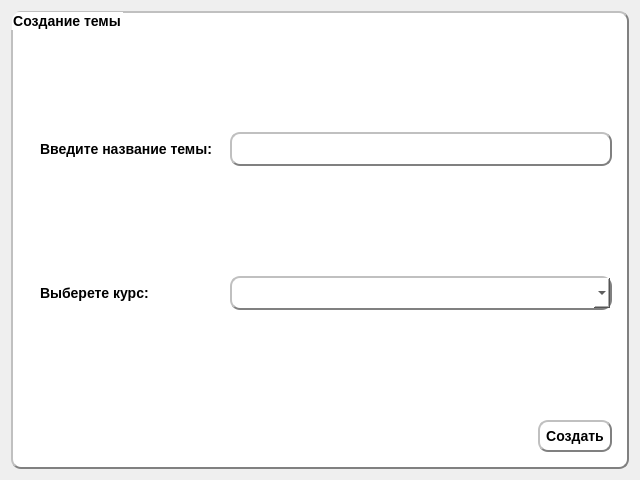
<?xml version="1.0" encoding="UTF-8"?>
<ui version="4.0">
 <class>topicedit</class>
 <widget class="QDialog" name="topicedit">
  <property name="geometry">
   <rect>
    <x>0</x>
    <y>0</y>
    <width>640</width>
    <height>480</height>
   </rect>
  </property>
  <property name="minimumSize">
   <size>
    <width>640</width>
    <height>480</height>
   </size>
  </property>
  <property name="windowTitle">
   <string>Dialog</string>
  </property>
  <property name="styleSheet">
   <string notr="true"/>
  </property>
  <layout class="QVBoxLayout" name="verticalLayout_3">
   <item>
    <widget class="QGroupBox" name="groupBox">
     <property name="font">
      <font>
       <pointsize>-1</pointsize>
       <weight>75</weight>
       <italic>false</italic>
       <bold>true</bold>
      </font>
     </property>
     <property name="styleSheet">
      <string notr="true">
QPushButton:pressed {
     background-color: grey;
     border-style: inset;
 }
QToolButton:pressed {
     background-color: grey;
     border-style: inset;
 }QWidget {
	background-color: white;
     border-style: outset;
     border-width: 2px;
     border-radius: 10px;
     border-color: gray;
     font: bold 14px;
  
     padding: 6px;}</string>
     </property>
     <property name="title">
      <string>Создание темы</string>
     </property>
     <layout class="QVBoxLayout" name="verticalLayout">
      <item>
       <layout class="QFormLayout" name="formLayout">
        <item row="1" column="0">
         <widget class="QLabel" name="label">
          <property name="font">
           <font>
            <pointsize>-1</pointsize>
            <weight>75</weight>
            <italic>false</italic>
            <bold>true</bold>
           </font>
          </property>
          <property name="styleSheet">
           <string notr="true">border-color: white;</string>
          </property>
          <property name="text">
           <string>Введите название темы:</string>
          </property>
         </widget>
        </item>
        <item row="1" column="1">
         <widget class="QLineEdit" name="lineEdit">
          <property name="font">
           <font>
            <pointsize>-1</pointsize>
            <weight>75</weight>
            <italic>false</italic>
            <bold>true</bold>
           </font>
          </property>
          <property name="text">
           <string/>
          </property>
         </widget>
        </item>
        <item row="3" column="0">
         <widget class="QLabel" name="label_4">
          <property name="font">
           <font>
            <pointsize>-1</pointsize>
            <weight>75</weight>
            <italic>false</italic>
            <bold>true</bold>
           </font>
          </property>
          <property name="styleSheet">
           <string notr="true">border-color: white;</string>
          </property>
          <property name="text">
           <string>Выберете курс:</string>
          </property>
         </widget>
        </item>
        <item row="3" column="1">
         <widget class="QComboBox" name="comboBox_2"/>
        </item>
        <item row="2" column="1">
         <spacer name="verticalSpacer">
          <property name="orientation">
           <enum>Qt::Vertical</enum>
          </property>
          <property name="sizeHint" stdset="0">
           <size>
            <width>20</width>
            <height>40</height>
           </size>
          </property>
         </spacer>
        </item>
        <item row="4" column="1">
         <spacer name="verticalSpacer_2">
          <property name="orientation">
           <enum>Qt::Vertical</enum>
          </property>
          <property name="sizeHint" stdset="0">
           <size>
            <width>20</width>
            <height>40</height>
           </size>
          </property>
         </spacer>
        </item>
        <item row="0" column="1">
         <spacer name="verticalSpacer_3">
          <property name="orientation">
           <enum>Qt::Vertical</enum>
          </property>
          <property name="sizeHint" stdset="0">
           <size>
            <width>20</width>
            <height>40</height>
           </size>
          </property>
         </spacer>
        </item>
       </layout>
      </item>
      <item>
       <layout class="QHBoxLayout" name="horizontalLayout">
        <item>
         <spacer name="horizontalSpacer">
          <property name="orientation">
           <enum>Qt::Horizontal</enum>
          </property>
          <property name="sizeHint" stdset="0">
           <size>
            <width>40</width>
            <height>20</height>
           </size>
          </property>
         </spacer>
        </item>
        <item>
         <widget class="QPushButton" name="pushButton">
          <property name="text">
           <string>Создать</string>
          </property>
         </widget>
        </item>
       </layout>
      </item>
     </layout>
    </widget>
   </item>
  </layout>
 </widget>
 <resources/>
 <connections/>
</ui>
